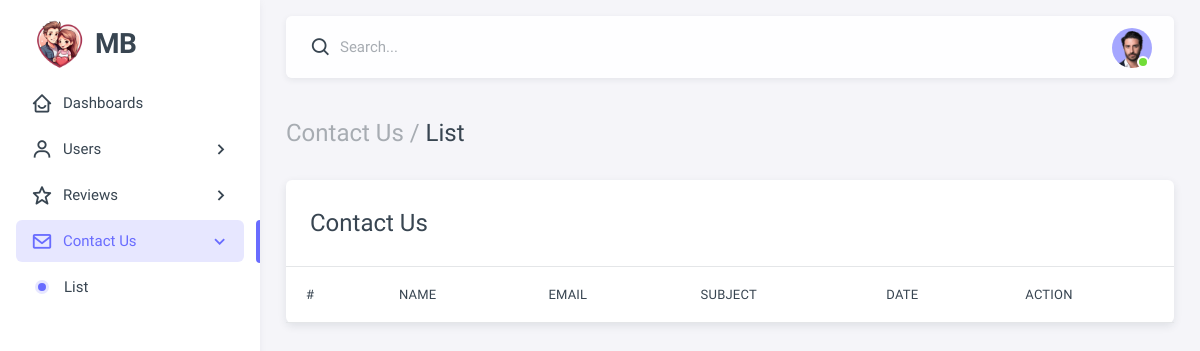
Before: /admin/contact_list.php (signed in) with the older database file.
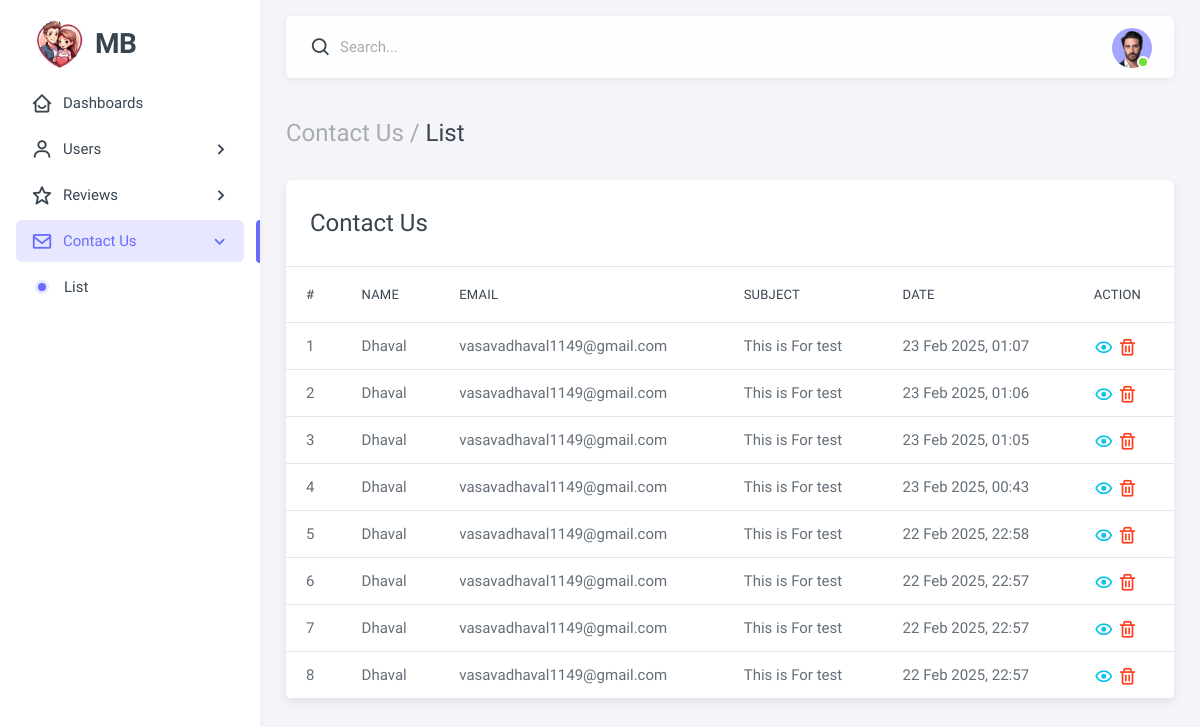
After: the same page with the newer database file.
### tables this page shows
CREATE TABLE `contact_us` (
  `id` int(11) NOT NULL,
  `name` varchar(255) NOT NULL,
  `email` varchar(255) NOT NULL,
  `subject` varchar(255) NOT NULL,
  `message` text NOT NULL,
  `created_at` timestamp NOT NULL DEFAULT current_timestamp()
);

### admin/contact_list.php (the view, shortened to what this page needs)
<?php include 'header.php';
$sql = "SELECT id, name, email, subject, created_at FROM contact_us ORDER BY created_at DESC";
$result = mysqli_query($conn, $sql);
?>
<body>
    <div class="layout-wrapper layout-content-navbar">
        <div class="layout-container">
            <?php include 'sidebar.php'; ?>
            <div class="layout-page">
                <?php include 'navbar.php'; ?>
                <div class="content-wrapper">
                    <div class="container-xxl flex-grow-1 container-p-y">
                        <h4 class="py-3 mb-4"><span class="text-muted fw-light">Contact Us /</span> List</h4>
                        <div class="card">
                            <h4 class="card-header">Contact Us</h4>
                            <div class="table-responsive text-nowrap">
                                <table class="table">
                                    <thead>
                                        <tr>
                                            <th>#</th>
                                            <th>Name</th>
                                            <th>Email</th>
                                            <th>Subject</th>
                                            <th>Date</th>
                                            <th>Action</th>
                                        </tr>
                                    </thead>
                                    <tbody>
                                    <tbody>
                                        <?php
                                        $count = 1;
                                        while ($row = mysqli_fetch_assoc($result)) :
                                        ?>
                                        <tr>
                                            <td><?= $count ?></td>
                                            <td><?= htmlspecialchars($row['name']) ?></td>
                                            <td><?= htmlspecialchars($row['email']) ?></td>
                                            <td><?= htmlspecialchars($row['subject']) ?></td>
                                            <td><?= date('d M Y, H:i', strtotime($row['created_at'])) ?></td>
                                            <td>
                                                <a href="view_contact.php?id=<?= $row['id'] ?>" class="text-info"
                                                    title="View">
                                                    <i class="bx bx-show"></i>
                                                </a>
                                                <a href="delete_contact.php?id=<?= $row['id'] ?>" class="text-danger"
                                                    title="Delete"
                                                    onclick="return confirm('Are you sure you want to delete this contact?');">
                                                    <i class="bx bx-trash"></i>
                                                </a>
                                            </td>
                                        </tr>
                                        <?php
                                            $count++;
                                        endwhile;
                                        ?>
                                    </tbody>
                                    </tbody>
                                </table>
                            </div>
                        </div>
                    </div>
                </div>
            </div>
        </div>
    </div>
</body>
</html>

Changed rows visible on the page:
added contact_us: name "Dhaval", email "vasavadhaval1149@gmail.com", subject "This is For test", created_at "23 Feb 2025, 01:07"
added contact_us: name "Dhaval", email "vasavadhaval1149@gmail.com", subject "This is For test", created_at "23 Feb 2025, 01:06"
added contact_us: name "Dhaval", email "vasavadhaval1149@gmail.com", subject "This is For test", created_at "23 Feb 2025, 01:05"
added contact_us: name "Dhaval", email "vasavadhaval1149@gmail.com", subject "This is For test", created_at "23 Feb 2025, 00:43"
added contact_us: name "Dhaval", email "vasavadhaval1149@gmail.com", subject "This is For test", created_at "22 Feb 2025, 22:58"
added contact_us: name "Dhaval", email "vasavadhaval1149@gmail.com", subject "This is For test", created_at "22 Feb 2025, 22:57"
added contact_us: name "Dhaval", email "vasavadhaval1149@gmail.com", subject "This is For test", created_at "22 Feb 2025, 22:57"
added contact_us: name "Dhaval", email "vasavadhaval1149@gmail.com", subject "This is For test", created_at "22 Feb 2025, 22:57"
